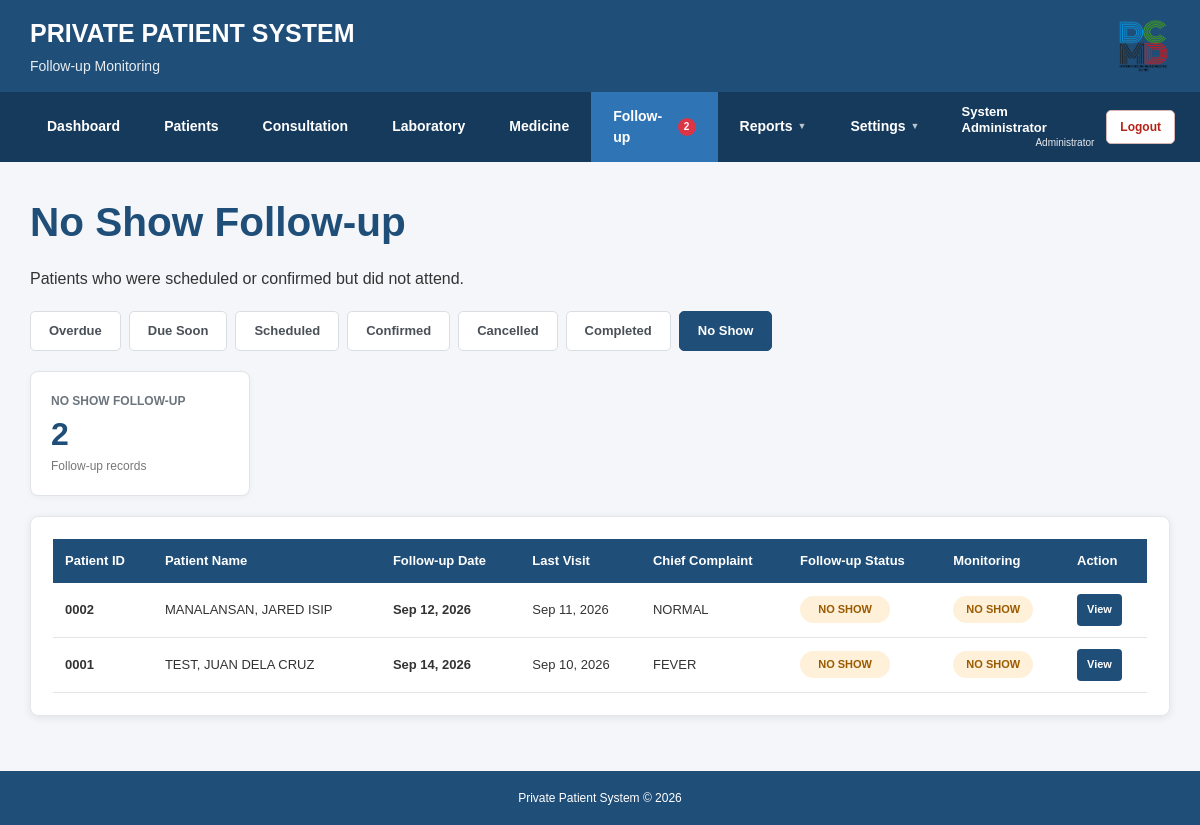
/private_patient_system/patients/follow_up.php?type=no_show (signed in), run on an earlier commit of the app's database.
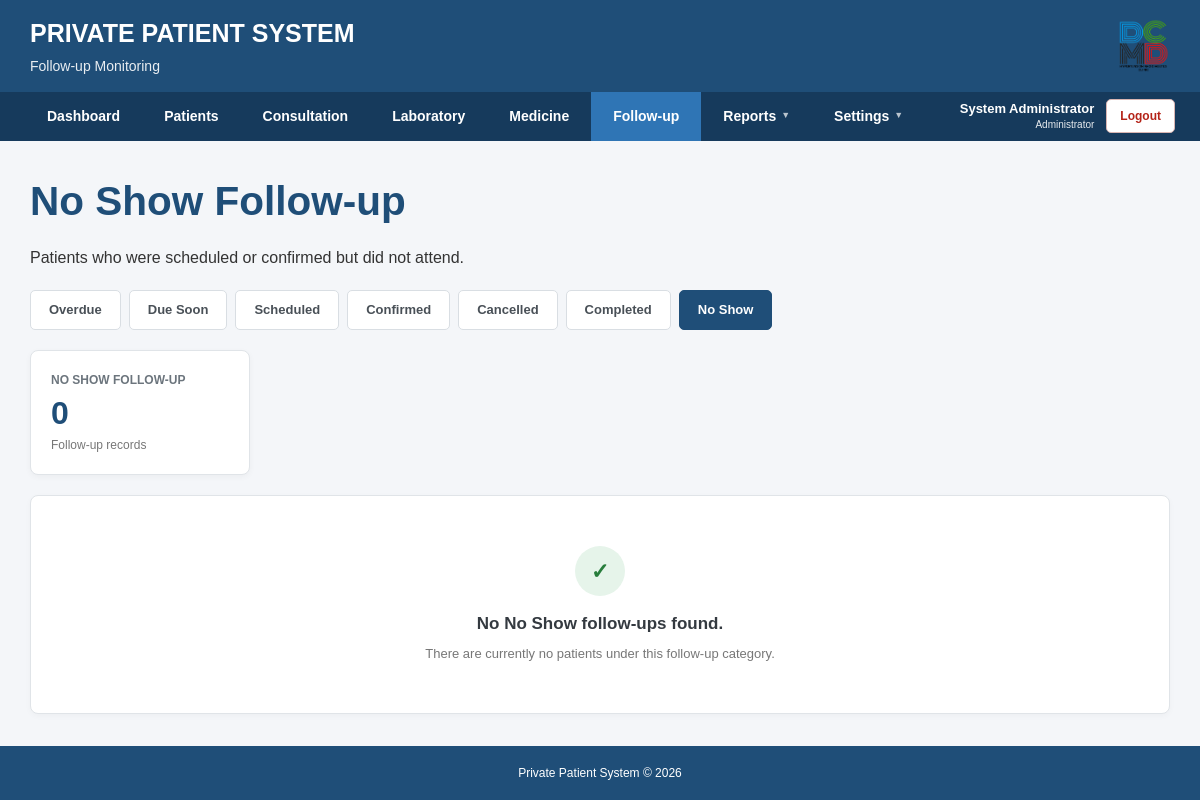
And on a later commit of the database.
### tables this page shows
CREATE TABLE IF NOT EXISTS `consultations` (
  `id` int(11) NOT NULL AUTO_INCREMENT,
  `patient_id` int(11) NOT NULL,
  `visit_date` date NOT NULL,
  `chief_complaint` text,
  `history_illness` text,
  `blood_pressure` varchar(20) DEFAULT NULL,
  `temperature` decimal(4,1) DEFAULT NULL,
  `pulse_rate` int(11) DEFAULT NULL,
  `respiratory_rate` int(11) DEFAULT NULL,
  `oxygen_saturation` int(11) DEFAULT NULL,
  `weight` decimal(5,2) DEFAULT NULL,
  `height` decimal(5,2) DEFAULT NULL,
  `assessment` text,
  `medication` text,
  `management` text,
  `follow_up_date` date DEFAULT NULL,
  `remarks` text,
  `created_at` timestamp NOT NULL DEFAULT CURRENT_TIMESTAMP,
  `follow_up_status` varchar(30) NOT NULL DEFAULT 'PENDING',
  PRIMARY KEY (`id`),
  KEY `patient_id` (`patient_id`)
);

CREATE TABLE IF NOT EXISTS `patients` (
  `id` int(11) NOT NULL AUTO_INCREMENT,
  `patient_id` varchar(10) NOT NULL,
  `last_name` varchar(100) NOT NULL,
  `first_name` varchar(100) NOT NULL,
  `middle_name` varchar(100) DEFAULT NULL,
  `birthdate` date NOT NULL,
  `sex` enum('Male','Female') NOT NULL,
  `address` text,
  `contact_no` varchar(20) DEFAULT NULL,
  `emergency_contact` varchar(150) DEFAULT NULL,
  `emergency_contact_no` varchar(20) DEFAULT NULL,
  `date_registered` date NOT NULL,
  `status` enum('Active','Inactive','Deceased') NOT NULL DEFAULT 'Active',
  `created_at` timestamp NOT NULL DEFAULT CURRENT_TIMESTAMP,
  PRIMARY KEY (`id`),
  UNIQUE KEY `patient_id` (`patient_id`)
);

### private_patient_system/patients/follow_up.php (the view, shortened to what the changed rows need)
<?php
require_once "../config/database.php";
$type = isset($_GET["type"]) ? trim($_GET["type"]) : "due";
if ($type == "overdue") {
    $pageTitle = "Overdue Follow-up";
    $pageSubtitle = "Follow-up Monitoring";
    $pageDescription = "Patients with pending follow-ups whose date has already passed.";
    $emptyMessage = "No overdue follow-ups found.";
} elseif ($type == "scheduled") {
    $pageTitle = "Scheduled Follow-up";
    $pageSubtitle = "Follow-up Monitoring";
    $pageDescription = "Patients with pending follow-up dates more than 7 days from today.";
    $emptyMessage = "No scheduled follow-ups found.";
} elseif ($type == "confirmed") {
    $pageTitle = "Confirmed Follow-up";
    $pageSubtitle = "Follow-up Monitoring";
    $pageDescription = "Patients whose follow-up has been confirmed.";
    $emptyMessage = "No confirmed follow-ups found.";
} elseif ($type == "cancelled") {
    $pageTitle = "Cancelled Follow-up";
    $pageSubtitle = "Follow-up Monitoring";
    $pageDescription = "Patients whose follow-up has been cancelled.";
    $emptyMessage = "No cancelled follow-ups found.";
} elseif ($type == "completed") {
    $pageTitle = "Completed Follow-up";
    $pageSubtitle = "Follow-up Monitoring";
    $pageDescription = "Patients whose follow-up has been completed.";
    $emptyMessage = "No completed follow-ups found.";
} elseif ($type == "no_show") {
    $pageTitle = "No Show Follow-up";
    $emptyMessage = "No No Show follow-ups found.";
} else {
    $pageTitle = "Due Follow-up";
    $pageSubtitle = "Follow-up Monitoring";
    $pageDescription = "Patients with pending follow-up dates within the next 7 days.";
    $emptyMessage = "No follow-ups due within the next 7 days.";
}
$activePage = "follow_up";
if ($type == "overdue") {
    $condition = "
        (
            UPPER(TRIM(c.follow_up_status)) = 'PENDING'
            OR UPPER(TRIM(c.follow_up_status)) = 'ACTIVE'
        )
        AND c.follow_up_date < CURDATE()
    ";
} elseif ($type == "confirmed") {
    $condition = "
        UPPER(TRIM(c.follow_up_status)) = 'CONFIRMED'
    ";
} elseif ($type == "cancelled") {
    $condition = "
        UPPER(TRIM(c.follow_up_status)) = 'CANCELLED'
    ";
} elseif ($type == "completed") {
    $condition = "
        UPPER(TRIM(c.follow_up_status)) = 'COMPLETED'
    ";
} elseif ($type == "no_show") {
    $condition = "
        UPPER(TRIM(c.follow_up_status)) = 'NO SHOW'
    ";
} else {
    $condition = "
        UPPER(TRIM(c.follow_up_status)) = 'PENDING'
    ";
}
$sql = "
    SELECT
        c.id AS consultation_id,
        c.visit_date,
        c.follow_up_date,
        c.chief_complaint,
        c.assessment,
        c.follow_up_status,
        p.id AS patient_db_id,
        p.patient_id AS patient_number,
        p.first_name,
        p.middle_name,
        p.last_name,
        p.status AS patient_status
    FROM consultations c
    INNER JOIN patients p
        ON c.patient_id = p.id
    WHERE
        UPPER(TRIM(p.status)) != 'DECEASED'
        AND c.follow_up_date IS NOT NULL
        AND " . $condition . "
    ORDER BY
        c.follow_up_date ASC,
        c.id DESC
";
$result = $conn->query($sql);
$count = 0;
if ($result) {
    $count = $result->num_rows;
}
function getPatientName($row)
{
    $name = "";
    if (!empty($row["last_name"])) {
        $name .= $row["last_name"];
    }
    if (!empty($row["first_name"])) {
        if ($name != "") {
            $name .= ", ";
        }
        $name .= $row["first_name"];
    }
    if (!empty($row["middle_name"])) {
        $middle = trim($row["middle_name"]);
        if ($middle != "") {
            $name .= " " . $middle;
        }
    }
    return $name;
}
function formatDateDisplay($date)
{
    return date("M d, Y", strtotime($date));
}
function getFollowUpStatusText($status)
{
    $status = strtoupper(trim($status));
    return $status;
}
function getFollowUpStatusClass($status)
{
    $status = strtoupper(trim($status));
    if ($status == "NO SHOW") {
        return "status-no-show";
    }
    return "status-pending";
}
function getDateStatus($followUpDate)
{
    $today = strtotime(date("Y-m-d"));
    $date = strtotime($followUpDate);
    if ($date < $today) {
        return "OVERDUE";
    }
    $sevenDays = strtotime("+7 days", $today);
    if ($date <= $sevenDays) {
        return "DUE SOON";
    }
    return "SCHEDULED";
}
require_once "../includes/header.php";
require_once "../includes/navigation.php";
?>
<main class="main-container">
    <div class="page-title">
        <h2>
            <?php
            echo htmlspecialchars($pageTitle);
            ?>
        </h2>
    </div>
    <div class="summary-card">
        <div class="summary-label">
            <?php
            echo htmlspecialchars($pageTitle);
            ?>
        </div>
        <div class="summary-number">
            <?php
            echo $count;
            ?>
        </div>
        <div class="summary-text">
            Follow-up record<?php
            echo ($count == 1) ? "" : "s";
            ?>
        </div>
    </div>
    <?php if ($count > 0) { ?>
        <div class="card">
            <div class="table-wrapper">
                <table class="data-table">
                    <thead>
                        <tr>
                            <th>Patient ID</th>
                            <th>Patient Name</th>
                            <th>Follow-up Date</th>
                            <th>Last Visit</th>
                            <th>Chief Complaint</th>
                            <th>Follow-up Status</th>
                            <th>Monitoring</th>
                            <th>Action</th>
                        </tr>
                    </thead>
                    <tbody>
                    <?php while ($row = $result->fetch_assoc()) { ?>
                        <?php
                        $patientName = getPatientName($row);
                        $actualStatus = getFollowUpStatusText(
                            $row["follow_up_status"]
                        );
                        $statusClass = getFollowUpStatusClass(
                            $actualStatus
                        );
                        $dateStatus = getDateStatus(
                            $row["follow_up_date"]
                        );
                        $monitoring = $dateStatus;
                        $monitoringClass = "monitor-scheduled";
                        if ($actualStatus == "CONFIRMED") {
                            $monitoring = "CONFIRMED";
                            $monitoringClass = "monitor-confirmed";
                        } elseif ($actualStatus == "CANCELLED") {
                            $monitoring = "CANCELLED";
                            $monitoringClass = "monitor-cancelled";
                        } elseif ($actualStatus == "COMPLETED") {
                            $monitoring = "COMPLETED";
                            $monitoringClass = "monitor-completed";
                        } elseif ($actualStatus == "NO SHOW") {
                            $monitoring = "NO SHOW";
                            $monitoringClass = "monitor-no-show";
                        } elseif ($dateStatus == "OVERDUE") {
                            $monitoring = "OVERDUE";
                            $monitoringClass = "monitor-overdue";
                        } elseif ($dateStatus == "DUE SOON") {
                            $monitoring = "DUE SOON";
                            $monitoringClass = "monitor-due";
                        } else {
                            $monitoring = "SCHEDULED";
                            $monitoringClass = "monitor-scheduled";
                        }
                        ?>
                        <tr>
                            <td>
                                <strong>
                                    <?php
                                    echo htmlspecialchars(
                                        $row["patient_number"]
                                    );
                                    ?>
                                </strong>
                            </td>
                            <td>
                                <?php
                                echo htmlspecialchars($patientName);
                                ?>
                            </td>
                            <td>
                                <strong>
                                    <?php
                                    echo formatDateDisplay(
                                        $row["follow_up_date"]
                                    );
                                    ?>
                                </strong>
                            </td>
                            <td>
                                <?php
                                echo formatDateDisplay(
                                    $row["visit_date"]
                                );
                                ?>
                            </td>
                            <td>
                                <?php
                                if (!empty($row["chief_complaint"])) {
                                    echo htmlspecialchars(
                                        $row["chief_complaint"]
                                    );
                                } else {
                                    echo "-";
                                }
                                ?>
                            </td>
                            <td>
                                <span
                                    class="follow-status <?php
                                        echo htmlspecialchars(
                                            $statusClass
                                        );
                                    ?>"
                                >
                                    <?php
                                    echo htmlspecialchars(
                                        $actualStatus
                                    );
                                    ?>
                                </span>
                            </td>
                            <td>
                                <span
                                    class="monitor-status <?php
                                        echo htmlspecialchars(
                                            $monitoringClass
                                        );
                                    ?>"
                                >
                                    <?php
                                    echo htmlspecialchars(
                                        $monitoring
                                    );
                                    ?>
                                </span>
                            </td>
                            <td>
                                <div class="follow-actions">
                                    <a
                                        href="view.php?id=<?php
                                            echo intval(
                                                $row["patient_db_id"]
                                            );
                                        ?>"
                                        class="btn btn-view"
                                    >
                                        View
                                    </a>
                                </div>
                            </td>
                        </tr>
                    <?php } ?>
                    </tbody>
                </table>
            </div>
        </div>
    <?php } else { ?>
        <div class="empty-state">
            <div class="empty-icon">
                ✓
            </div>
            <h3>
                <?php
                echo htmlspecialchars($emptyMessage);
                ?>
            </h3>
            <p>
                There are currently no patients under this
                follow-up category.
            </p>
        </div>
    <?php } ?>
</main>
<?php
require_once "../includes/footer.php";
?>

### private_patient_system/includes/navigation.php (shortened to what the changed rows need)
<?php
$followUpDueSoonCount = 0;
if (isset($conn)) {
    $followUpNotificationSql = "
        SELECT COUNT(*) AS total
        FROM consultations c
        INNER JOIN patients p
            ON c.patient_id = p.id
        WHERE
            UPPER(TRIM(p.status)) != 'DECEASED'
            AND c.follow_up_date IS NOT NULL
            AND (
                UPPER(TRIM(c.follow_up_status)) = 'PENDING'
                OR UPPER(TRIM(c.follow_up_status)) = 'ACTIVE'
            )
            AND c.follow_up_date >= CURDATE()
            AND c.follow_up_date <= DATE_ADD(CURDATE(), INTERVAL 7 DAY)
    ";
    $followUpNotificationResult = $conn->query(
        $followUpNotificationSql
    );
    if ($followUpNotificationResult) {
        $followUpNotificationRow =
            $followUpNotificationResult->fetch_assoc();
        if ($followUpNotificationRow) {
            $followUpDueSoonCount = intval(
                $followUpNotificationRow["total"]
            );
        }
    }
}
?>
<nav class="navigation">
    <div class="navigation-inner">
        <div class="navigation-menu">
            <a
                href="/private_patient_system/patients/follow_up.php?type=due"
                class="nav-link nav-follow-up <?php echo ($activePage == 'follow_up') ? 'active' : ''; ?>"
            >
                <span>
                    Follow-up
                </span>
                <?php if ($followUpDueSoonCount > 0) { ?>
                    <span class="follow-up-notification">
                        <?php
                        echo $followUpDueSoonCount;
                        ?>
                    </span>
                <?php } ?>
            </a>
        </div>
    </div>
</nav>

What changed in the data, as far as the page shows it:
removed consultations: patient.patient_id "0002", patient.middle_name "MANALANSAN, JARED ISIP", follow_up_date "Sep 12, 2026", visit_date "Sep 11, 2026", chief_complaint "NORMAL", follow_up_status "NO SHOW"
removed consultations: patient.patient_id "0001", patient.middle_name "TEST, JUAN DELA CRUZ", follow_up_date "Sep 14, 2026", visit_date "Sep 10, 2026", chief_complaint "FEVER", follow_up_status "NO SHOW"
Also different on the page:
$count: "2" → "0"
$emptyMessage: (not shown) → "No No Show follow-ups found."
$followUpDueSoonCount: "2" → (not shown)
text no longer shown: "Patient ID Patient Name Follow-up Date Last Visit Chief Complaint Follow-up Status Monitoring Action"
text now shown: "✓ There are currently no patients under this follow-up category."
